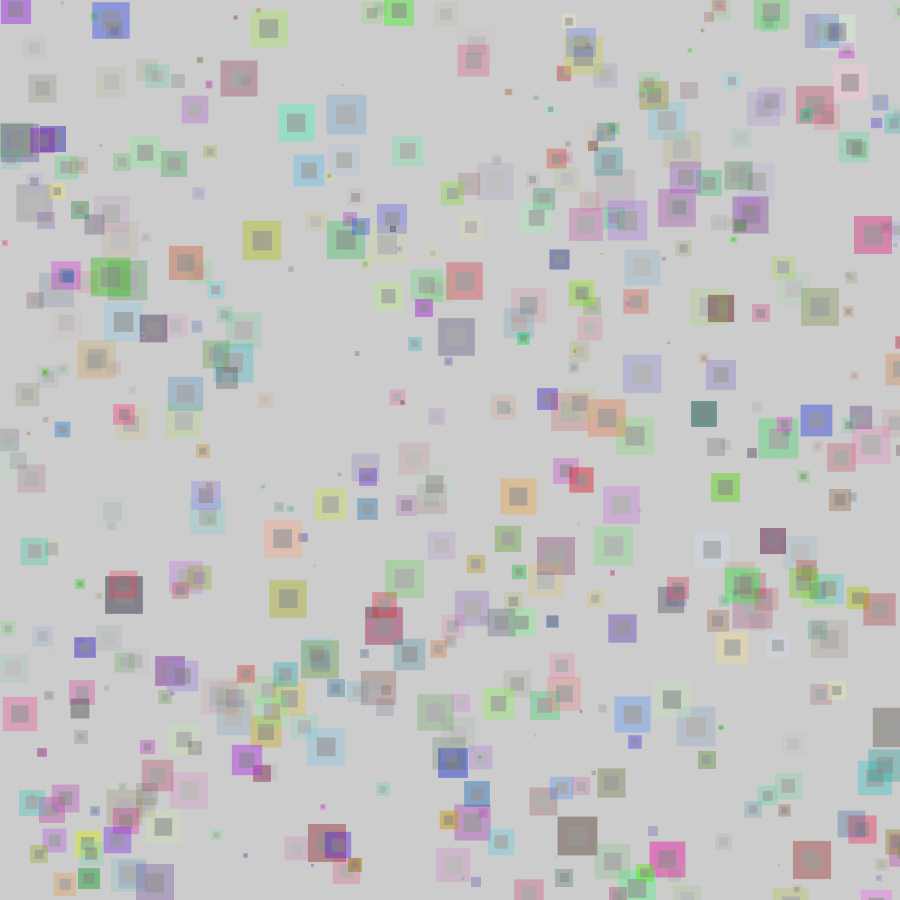
Frame 1 (no input)
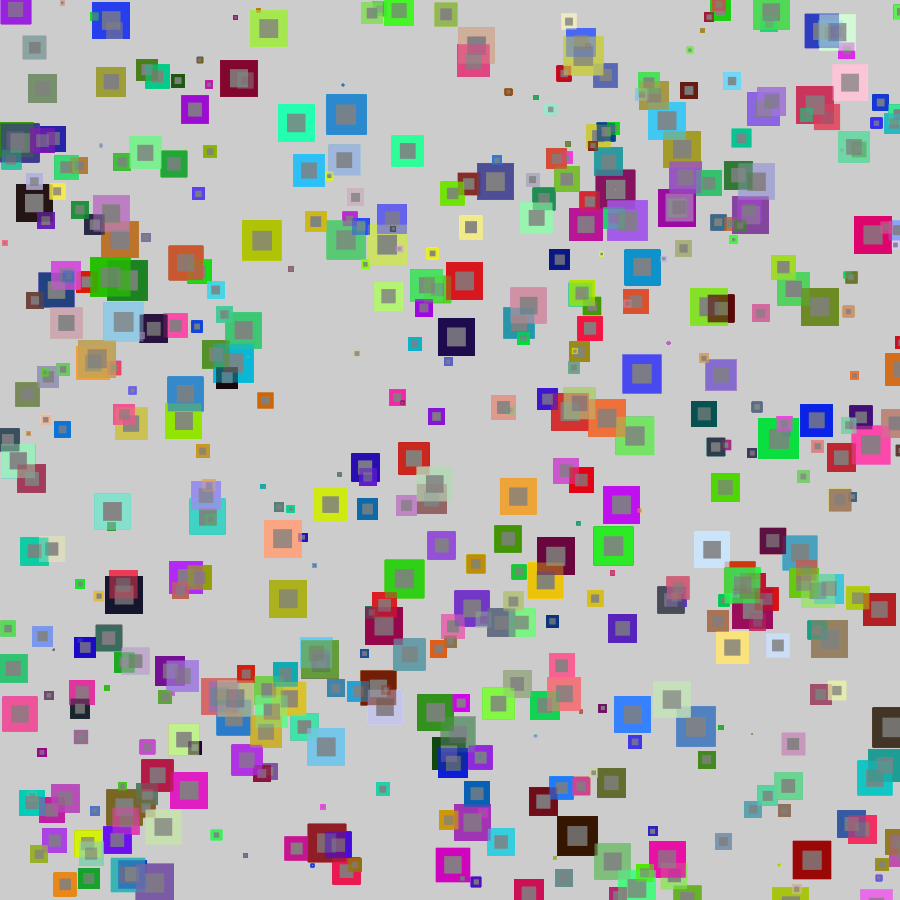
Frame 60 (the mouse pressed at the canvas centre just before this capture)
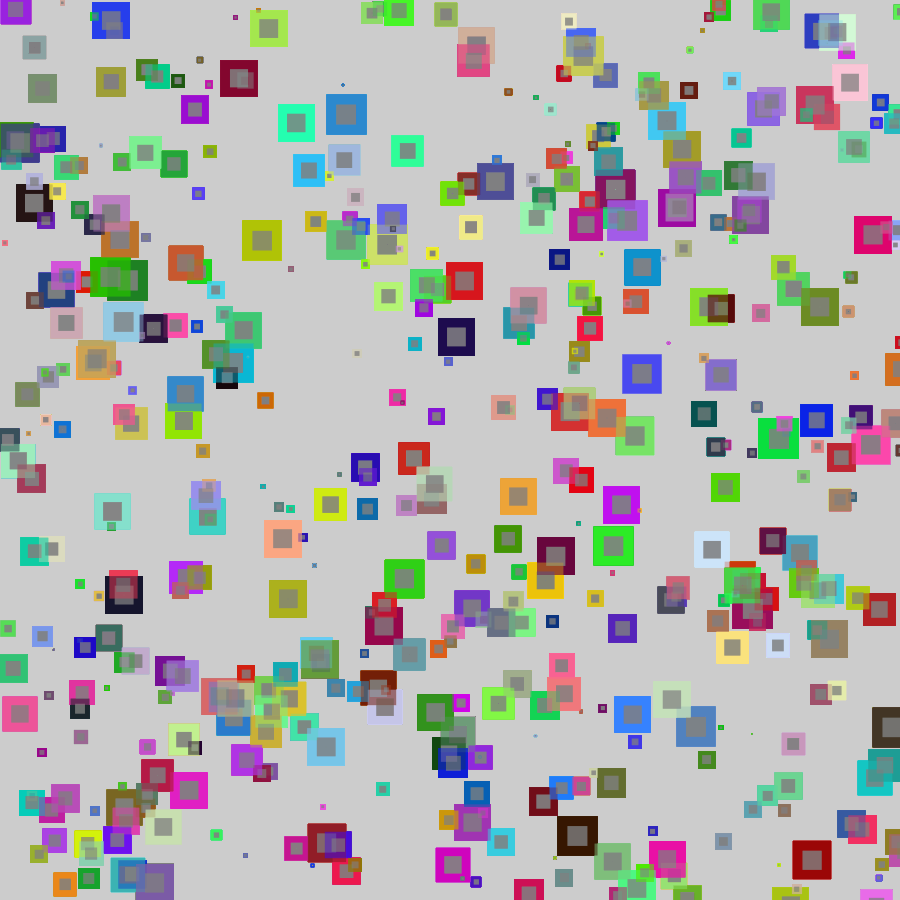
Frame 120 (the mouse held since frame 60 and released just before this capture)

The Processing sketch that drew these frames (run headless with seeded random() and noise(); from frame 60 on, the mouse is pressed at the canvas centre):

// Processing sketch: ArraysIntro
// ── ArraysIntro.pde
// setup array(s)
int numb = 500;
int num;
float[] arrayX = new float[numb];
float[] arrayY = new float[numb];
float[] widths = new float[numb];
float[] reds = new float[numb];
float[] greens = new float[numb];
float[] blues = new float[numb];
float[] transp = new float[numb];


void setup()
{
  size(900, 900);
  num = (int)random(0,5);
  for (int i = 0; i < arrayX.length; i++)
  {
    widths[i] = random(1,20);
    reds[i] = random(0,255);
    greens[i] = random(0,255);
    blues[i] = random(0,255);
    arrayX[i] = (float)Math.random()*width;
    arrayY[i] = (float)Math.random()*width;
    transp[i] = random(20,120);
  }
}

void draw()
{
  for (int i = 0; i < arrayX.length; i++)
  {
    strokeWeight(widths[i]);
    stroke(reds[i], greens[i], blues[i], transp[i]);
    fill(255-reds[i],255-greens[i],255-blues[i],transp[i]);
    if(num==0)line(arrayX[i], arrayY[i], width-arrayX[i], width-arrayY[i]);
    if(num==1)line(arrayX[i], 0, arrayX[i], height);
    if(num==2)ellipse(arrayX[i], arrayY[i], widths[i], widths[i]);
    if(num==3)rect(arrayX[i], arrayY[i], widths[i], widths[i]);
    if(num==4)point(arrayX[i], arrayY[i]);
    if(num==5)
    {
      
    }
  }
}
